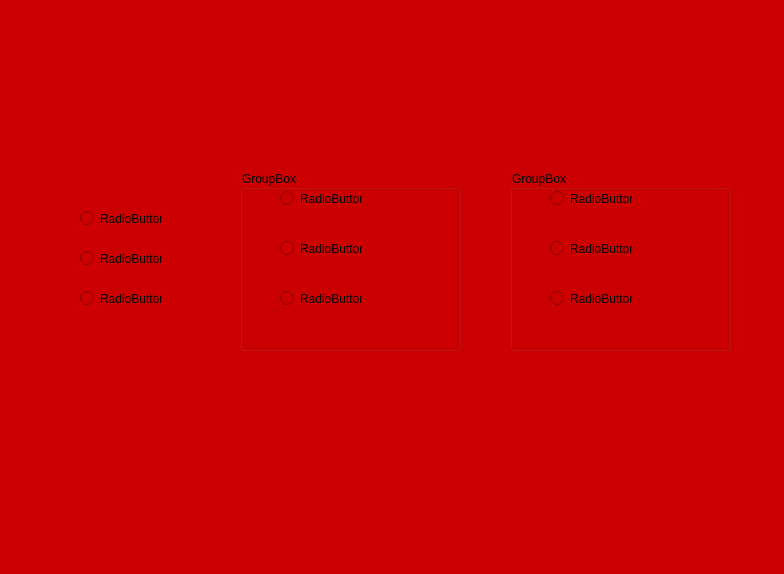
<?xml version="1.0" encoding="UTF-8"?>
<ui version="4.0">
 <class>MainWindow</class>
 <widget class="QMainWindow" name="MainWindow">
  <property name="geometry">
   <rect>
    <x>0</x>
    <y>0</y>
    <width>784</width>
    <height>574</height>
   </rect>
  </property>
  <property name="windowTitle">
   <string>MainWindow</string>
  </property>
  <property name="styleSheet">
   <string notr="true">background-color: rgb(204, 0, 0);</string>
  </property>
  <widget class="QWidget" name="centralwidget">
   <widget class="QLabel" name="label">
    <property name="geometry">
     <rect>
      <x>30</x>
      <y>10</y>
      <width>201</width>
      <height>101</height>
     </rect>
    </property>
    <property name="text">
     <string/>
    </property>
    <property name="pixmap">
     <pixmap resource="../Recursos.qrc">:/Logos/Imagenes/WhatsApp Image 2024-02-15 at 6.57.13 PM.jpeg</pixmap>
    </property>
    <property name="scaledContents">
     <bool>true</bool>
    </property>
   </widget>
   <widget class="QLabel" name="label_2">
    <property name="geometry">
     <rect>
      <x>520</x>
      <y>10</y>
      <width>241</width>
      <height>101</height>
     </rect>
    </property>
    <property name="text">
     <string/>
    </property>
    <property name="pixmap">
     <pixmap resource="../Recursos.qrc">:/Logos/Imagenes/UAT_2018_-_2021_HORIZONTAL.jpg</pixmap>
    </property>
    <property name="scaledContents">
     <bool>true</bool>
    </property>
   </widget>
   <widget class="QLabel" name="label_3">
    <property name="geometry">
     <rect>
      <x>680</x>
      <y>460</y>
      <width>91</width>
      <height>71</height>
     </rect>
    </property>
    <property name="text">
     <string/>
    </property>
    <property name="pixmap">
     <pixmap resource="../Recursos.qrc">:/Logos/Imagenes/WhatsApp Image 2024-02-15 at 9.24.51 PM.jpeg</pixmap>
    </property>
    <property name="scaledContents">
     <bool>true</bool>
    </property>
   </widget>
   <widget class="QRadioButton" name="radioButton">
    <property name="geometry">
     <rect>
      <x>80</x>
      <y>210</y>
      <width>82</width>
      <height>17</height>
     </rect>
    </property>
    <property name="text">
     <string>RadioButton</string>
    </property>
   </widget>
   <widget class="QRadioButton" name="radioButton_2">
    <property name="geometry">
     <rect>
      <x>80</x>
      <y>250</y>
      <width>82</width>
      <height>17</height>
     </rect>
    </property>
    <property name="text">
     <string>RadioButton</string>
    </property>
   </widget>
   <widget class="QRadioButton" name="radioButton_3">
    <property name="geometry">
     <rect>
      <x>80</x>
      <y>290</y>
      <width>82</width>
      <height>17</height>
     </rect>
    </property>
    <property name="text">
     <string>RadioButton</string>
    </property>
   </widget>
   <widget class="QGroupBox" name="groupBox">
    <property name="geometry">
     <rect>
      <x>240</x>
      <y>170</y>
      <width>221</width>
      <height>181</height>
     </rect>
    </property>
    <property name="title">
     <string>GroupBox</string>
    </property>
    <widget class="QRadioButton" name="radioButton_4">
     <property name="geometry">
      <rect>
       <x>40</x>
       <y>20</y>
       <width>82</width>
       <height>17</height>
      </rect>
     </property>
     <property name="text">
      <string>RadioButton</string>
     </property>
    </widget>
    <widget class="QRadioButton" name="radioButton_5">
     <property name="geometry">
      <rect>
       <x>40</x>
       <y>70</y>
       <width>82</width>
       <height>17</height>
      </rect>
     </property>
     <property name="text">
      <string>RadioButton</string>
     </property>
    </widget>
    <widget class="QRadioButton" name="radioButton_6">
     <property name="geometry">
      <rect>
       <x>40</x>
       <y>120</y>
       <width>82</width>
       <height>17</height>
      </rect>
     </property>
     <property name="text">
      <string>RadioButton</string>
     </property>
    </widget>
   </widget>
   <widget class="QGroupBox" name="groupBox_2">
    <property name="geometry">
     <rect>
      <x>510</x>
      <y>170</y>
      <width>221</width>
      <height>181</height>
     </rect>
    </property>
    <property name="title">
     <string>GroupBox</string>
    </property>
    <widget class="QRadioButton" name="radioButton_7">
     <property name="geometry">
      <rect>
       <x>40</x>
       <y>20</y>
       <width>82</width>
       <height>17</height>
      </rect>
     </property>
     <property name="text">
      <string>RadioButton</string>
     </property>
    </widget>
    <widget class="QRadioButton" name="radioButton_8">
     <property name="geometry">
      <rect>
       <x>40</x>
       <y>70</y>
       <width>82</width>
       <height>17</height>
      </rect>
     </property>
     <property name="text">
      <string>RadioButton</string>
     </property>
    </widget>
    <widget class="QRadioButton" name="radioButton_9">
     <property name="geometry">
      <rect>
       <x>40</x>
       <y>120</y>
       <width>82</width>
       <height>17</height>
      </rect>
     </property>
     <property name="text">
      <string>RadioButton</string>
     </property>
    </widget>
   </widget>
  </widget>
  <widget class="QMenuBar" name="menubar">
   <property name="geometry">
    <rect>
     <x>0</x>
     <y>0</y>
     <width>784</width>
     <height>21</height>
    </rect>
   </property>
  </widget>
  <widget class="QStatusBar" name="statusbar"/>
 </widget>
 <resources>
  <include location="../Recursos.qrc"/>
 </resources>
 <connections/>
</ui>
